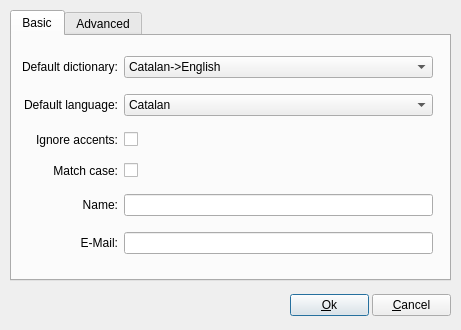
<ui version="4.0" >
 <class>Configure</class>
 <widget class="QDialog" name="Configure" >
  <property name="geometry" >
   <rect>
    <x>0</x>
    <y>0</y>
    <width>461</width>
    <height>330</height>
   </rect>
  </property>
  <property name="sizePolicy" >
   <sizepolicy>
    <hsizetype>5</hsizetype>
    <vsizetype>5</vsizetype>
    <horstretch>144</horstretch>
    <verstretch>30</verstretch>
   </sizepolicy>
  </property>
  <property name="minimumSize" >
   <size>
    <width>461</width>
    <height>330</height>
   </size>
  </property>
  <property name="maximumSize" >
   <size>
    <width>390</width>
    <height>330</height>
   </size>
  </property>
  <property name="windowTitle" >
   <string>Configure</string>
  </property>
  <property name="windowIcon" >
   <iconset resource="icons.qrc" >:/icons/qdacco.png</iconset>
  </property>
  <widget class="QWidget" name="layoutWidget" >
   <property name="geometry" >
    <rect>
     <x>290</x>
     <y>290</y>
     <width>161</width>
     <height>31</height>
    </rect>
   </property>
   <layout class="QHBoxLayout" >
    <property name="margin" >
     <number>0</number>
    </property>
    <property name="spacing" >
     <number>3</number>
    </property>
    <item>
     <widget class="QPushButton" name="ok" >
      <property name="text" >
       <string>&amp;Ok</string>
      </property>
      <property name="icon" >
       <iconset resource="icons.qrc" >:/icons/button_ok.png</iconset>
      </property>
      <property name="shortcut" >
       <string>Alt+O</string>
      </property>
      <property name="default" >
       <bool>true</bool>
      </property>
     </widget>
    </item>
    <item>
     <widget class="QPushButton" name="cancel" >
      <property name="text" >
       <string>&amp;Cancel</string>
      </property>
      <property name="icon" >
       <iconset resource="icons.qrc" >:/icons/button_cancel.png</iconset>
      </property>
      <property name="shortcut" >
       <string>Alt+C</string>
      </property>
      <property name="autoDefault" >
       <bool>true</bool>
      </property>
     </widget>
    </item>
   </layout>
  </widget>
  <widget class="QTabWidget" name="tabWidget" >
   <property name="geometry" >
    <rect>
     <x>10</x>
     <y>10</y>
     <width>441</width>
     <height>271</height>
    </rect>
   </property>
   <property name="currentIndex" >
    <number>0</number>
   </property>
   <widget class="QWidget" name="tab_4" >
    <attribute name="title" >
     <string>Basic</string>
    </attribute>
    <widget class="QWidget" name="layoutWidget" >
     <property name="geometry" >
      <rect>
       <x>10</x>
       <y>10</y>
       <width>411</width>
       <height>221</height>
      </rect>
     </property>
     <layout class="QGridLayout" >
      <property name="margin" >
       <number>0</number>
      </property>
      <property name="spacing" >
       <number>6</number>
      </property>
      <item row="0" column="1" >
       <widget class="QComboBox" name="traduccio_defecte" >
        <item>
         <property name="text" >
          <string>Catalan->English</string>
         </property>
        </item>
        <item>
         <property name="text" >
          <string>English->Catalan</string>
         </property>
        </item>
       </widget>
      </item>
      <item row="3" column="1" >
       <widget class="QCheckBox" name="ignorar_majuscules" >
        <property name="text" >
         <string/>
        </property>
       </widget>
      </item>
      <item row="5" column="0" >
       <widget class="QLabel" name="lemail" >
        <property name="text" >
         <string>E-Mail:</string>
        </property>
        <property name="alignment" >
         <set>Qt::AlignRight|Qt::AlignTrailing|Qt::AlignVCenter</set>
        </property>
       </widget>
      </item>
      <item row="0" column="0" >
       <widget class="QLabel" name="ldiccionari" >
        <property name="text" >
         <string>Default dictionary:</string>
        </property>
        <property name="alignment" >
         <set>Qt::AlignRight|Qt::AlignTrailing|Qt::AlignVCenter</set>
        </property>
       </widget>
      </item>
      <item row="4" column="0" >
       <widget class="QLabel" name="lnom" >
        <property name="text" >
         <string>Name:</string>
        </property>
        <property name="alignment" >
         <set>Qt::AlignRight|Qt::AlignTrailing|Qt::AlignVCenter</set>
        </property>
       </widget>
      </item>
      <item row="2" column="1" >
       <widget class="QCheckBox" name="ignorar_accents" >
        <property name="text" >
         <string/>
        </property>
       </widget>
      </item>
      <item row="2" column="0" >
       <widget class="QLabel" name="laccents" >
        <property name="text" >
         <string>Ignore accents:</string>
        </property>
        <property name="alignment" >
         <set>Qt::AlignRight|Qt::AlignTrailing|Qt::AlignVCenter</set>
        </property>
        <property name="buddy" >
         <cstring>ignorar_accents</cstring>
        </property>
       </widget>
      </item>
      <item row="1" column="1" >
       <widget class="QComboBox" name="idioma_defecte" >
        <item>
         <property name="text" >
          <string>Catalan</string>
         </property>
        </item>
        <item>
         <property name="text" >
          <string>English</string>
         </property>
        </item>
       </widget>
      </item>
      <item row="3" column="0" >
       <widget class="QLabel" name="lmajuscules" >
        <property name="text" >
         <string>Match case:</string>
        </property>
        <property name="alignment" >
         <set>Qt::AlignRight|Qt::AlignTrailing|Qt::AlignVCenter</set>
        </property>
        <property name="buddy" >
         <cstring>ignorar_majuscules</cstring>
        </property>
       </widget>
      </item>
      <item row="1" column="0" >
       <widget class="QLabel" name="lidioma" >
        <property name="text" >
         <string>Default language:</string>
        </property>
        <property name="alignment" >
         <set>Qt::AlignRight|Qt::AlignTrailing|Qt::AlignVCenter</set>
        </property>
       </widget>
      </item>
      <item row="5" column="1" >
       <widget class="QLineEdit" name="email" >
        <property name="toolTip" >
         <string>If you send some suggestions or bug reports to Dacco, we will know your e-mail. This is not compulsory</string>
        </property>
       </widget>
      </item>
      <item row="4" column="1" >
       <widget class="QLineEdit" name="nom" >
        <property name="toolTip" >
         <string>If you send some suggestions or bug reports to Dacco, we will know your name. This is not compulsory</string>
        </property>
       </widget>
      </item>
     </layout>
    </widget>
   </widget>
   <widget class="QWidget" name="tab_3" >
    <attribute name="title" >
     <string>Advanced</string>
    </attribute>
    <widget class="QWidget" name="layoutWidget" >
     <property name="geometry" >
      <rect>
       <x>10</x>
       <y>30</y>
       <width>411</width>
       <height>161</height>
      </rect>
     </property>
     <layout class="QGridLayout" >
      <property name="margin" >
       <number>0</number>
      </property>
      <property name="spacing" >
       <number>6</number>
      </property>
      <item row="1" column="3" >
       <widget class="QToolButton" name="ajuda_browser" >
        <property name="text" >
         <string>...</string>
        </property>
        <property name="icon" >
         <iconset resource="icons.qrc" >:/icons/help.png</iconset>
        </property>
       </widget>
      </item>
      <item row="0" column="3" >
       <widget class="QToolButton" name="ajuda" >
        <property name="text" >
         <string>...</string>
        </property>
        <property name="icon" >
         <iconset resource="icons.qrc" >:/icons/help.png</iconset>
        </property>
       </widget>
      </item>
      <item row="0" column="2" >
       <widget class="QToolButton" name="busca_fitxer" >
        <property name="text" >
         <string/>
        </property>
        <property name="icon" >
         <iconset resource="icons.qrc" >:/icons/fileopen.png</iconset>
        </property>
       </widget>
      </item>
      <item row="0" column="0" >
       <widget class="QLabel" name="ldirectori" >
        <property name="text" >
         <string>Dictionary directory:</string>
        </property>
        <property name="alignment" >
         <set>Qt::AlignRight|Qt::AlignTrailing|Qt::AlignVCenter</set>
        </property>
       </widget>
      </item>
      <item row="2" column="2" >
       <widget class="QToolButton" name="busca_festival" >
        <property name="text" >
         <string/>
        </property>
        <property name="icon" >
         <iconset resource="icons.qrc" >:/icons/fileopen.png</iconset>
        </property>
       </widget>
      </item>
      <item row="2" column="0" >
       <widget class="QLabel" name="lfestival" >
        <property name="text" >
         <string>Festival executable (speech synthesis program)</string>
        </property>
        <property name="alignment" >
         <set>Qt::AlignRight|Qt::AlignTrailing|Qt::AlignVCenter</set>
        </property>
        <property name="wordWrap" >
         <bool>true</bool>
        </property>
       </widget>
      </item>
      <item row="1" column="1" >
       <widget class="QLineEdit" name="browser" >
        <property name="toolTip" >
         <string>Select the dictionaries directory on your system</string>
        </property>
       </widget>
      </item>
      <item row="0" column="1" >
       <widget class="QLineEdit" name="directori" >
        <property name="toolTip" >
         <string>Select the dictionaries directory on your system</string>
        </property>
       </widget>
      </item>
      <item row="1" column="2" >
       <widget class="QToolButton" name="busca_browser" >
        <property name="text" >
         <string/>
        </property>
        <property name="icon" >
         <iconset resource="icons.qrc" >:/icons/fileopen.png</iconset>
        </property>
       </widget>
      </item>
      <item row="2" column="1" >
       <widget class="QLineEdit" name="festival" />
      </item>
      <item row="1" column="0" >
       <widget class="QLabel" name="lbrowser" >
        <property name="text" >
         <string>Browser:</string>
        </property>
        <property name="alignment" >
         <set>Qt::AlignRight|Qt::AlignTrailing|Qt::AlignVCenter</set>
        </property>
       </widget>
      </item>
      <item row="2" column="3" >
       <widget class="QToolButton" name="ajuda_festival" >
        <property name="text" >
         <string>...</string>
        </property>
        <property name="icon" >
         <iconset resource="icons.qrc" >:/icons/help.png</iconset>
        </property>
       </widget>
      </item>
      <item row="3" column="0" >
       <widget class="QLabel" name="label" >
        <property name="text" >
         <string>Autocomplete:</string>
        </property>
        <property name="alignment" >
         <set>Qt::AlignRight|Qt::AlignTrailing|Qt::AlignVCenter</set>
        </property>
       </widget>
      </item>
      <item row="3" column="1" >
       <widget class="QCheckBox" name="autocompletar" >
        <property name="text" >
         <string/>
        </property>
       </widget>
      </item>
     </layout>
    </widget>
   </widget>
  </widget>
 </widget>
 <layoutdefault spacing="6" margin="11" />
 <tabstops>
  <tabstop>traduccio_defecte</tabstop>
  <tabstop>idioma_defecte</tabstop>
  <tabstop>ignorar_accents</tabstop>
  <tabstop>ignorar_majuscules</tabstop>
  <tabstop>nom</tabstop>
  <tabstop>email</tabstop>
  <tabstop>ok</tabstop>
  <tabstop>cancel</tabstop>
  <tabstop>tabWidget</tabstop>
  <tabstop>directori</tabstop>
  <tabstop>busca_fitxer</tabstop>
  <tabstop>ajuda</tabstop>
  <tabstop>browser</tabstop>
  <tabstop>busca_browser</tabstop>
  <tabstop>ajuda_browser</tabstop>
  <tabstop>festival</tabstop>
  <tabstop>busca_festival</tabstop>
  <tabstop>ajuda_festival</tabstop>
 </tabstops>
 <resources>
  <include location="icons.qrc" />
 </resources>
 <connections/>
</ui>
